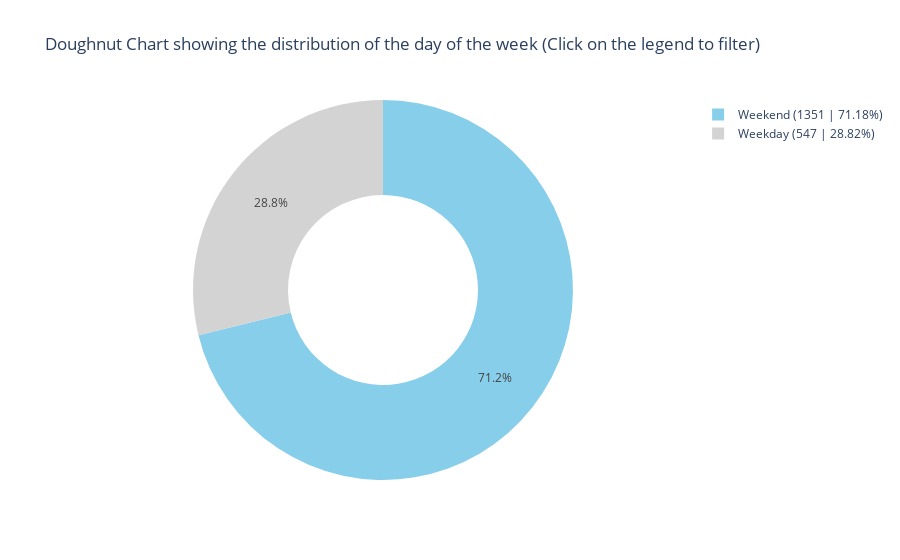

Notebook cell for this chart:
### Code cell
def plot_doughnut_chart(df, column_name, title):
    # Compute the counts for each category
    counts = df[column_name].value_counts()

    # Compute the percentage and create the labels
    total = counts.sum()
    labels = [f"{label} ({count} | {count/total*100:.2f}%)" for label, count in counts.items()]

    # Step 4: Create the doughnut chart trace
    trace = go.Pie(labels=labels, values=counts.values, hole=0.5,
                   marker=dict(colors=['skyblue'] + ['lightgray']*(len(counts)-1)))

    # Step 5: Create the layout
    layout = go.Layout(title='Doughnut Chart ' + title)

    # Step 6: Create the figure and add the trace
    fig = go.Figure(data=[trace], layout=layout)

    # Step 7: Display the chart
    fig.show()
    
    
plot_doughnut_chart(df, 'day_of_the_week', 'showing the distribution of the day of the week (Click on the legend to filter)')

### Figure 1 — Plotly figure (JSON) as saved in the notebook; plotly's stock layout.template omitted (floating-point values rounded to 4 significant figures)
{"data": [{"hole": 0.5, "labels": ["Weekend (1351 | 71.18%)", "Weekday (547 | 28.82%)"], "marker": {"colors": ["skyblue", "lightgray"]}, "type": "pie", "values": [1351, 547]}], "layout": {"title": {"text": "Doughnut Chart showing the distribution of the day of the week (Click on the legend to filter)"}}}
